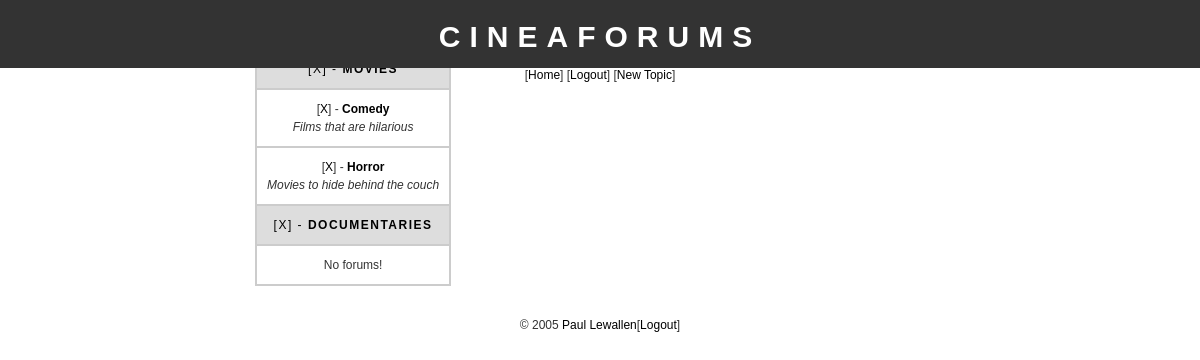
The page / (signed in) on the database its author committed.
### tables this page shows
CREATE TABLE IF NOT EXISTS `categories` (
  `id` tinyint(4) NOT NULL AUTO_INCREMENT,
  `name` varchar(50) NOT NULL,
  PRIMARY KEY (`id`)
);

CREATE TABLE IF NOT EXISTS `forums` (
  `id` tinyint(4) NOT NULL AUTO_INCREMENT,
  `cat_id` tinyint(4) NOT NULL,
  `name` varchar(30) NOT NULL,
  `description` varchar(255) NOT NULL,
  PRIMARY KEY (`id`)
);

### index.php (the view)
<?php
require("header.php");
if(isset($_SESSION['ADMIN']) == TRUE) {
    echo "[<a href='addcat.php'>Add new category</a>]";
    echo "[<a href='addforum.php'>Add new forum</a>]";
}
$catsql = "SELECT * FROM categories;";
$catresult = mysql_query($catsql) or die(mysql_error());
echo "<table cellspacing=0>";
while($catrow = mysql_fetch_assoc($catresult)) {
    echo "<tr class='head'><td colspan=2>";
    if($_SESSION['ADMIN']) {
        echo
                "[<a href='delete.php?func=cat&id="
                . $forumrow['id'] . "'>X</a>] - ";
    }
    echo "<strong>" . $catrow['name'] . "</strong></td>";
    echo "<tr>";
    $forumsql = "SELECT * FROM
forums WHERE cat_id = " . $catrow['id'] . ";";
    $forumresult = mysql_query($forumsql);
    $forumnumrows = mysql_num_rows($forumresult);
    if($forumnumrows == 0) {
        echo "<tr><td>No forums!</td></tr>";
    }
    else {
        while($forumrow = mysql_fetch_assoc($forumresult)) {
            echo "<tr>";
            echo "<td>";
            if($_SESSION['ADMIN']) {
                echo
                        "[<a href='delete.php?func=forum&id="
                        . $forumrow['id'] . "'>X</a>] - ";
            }
            echo "<strong><a
href='viewforum.php?id="
                    . $forumrow['id'] . "'>" .
                    $forumrow['name'] . "</a></strong>";
            echo "<br/><i>" . $forumrow['description'] . "</i>";
            echo "</td>";
            echo "</tr>";
        }
    }
}
echo "</table>";
require("footer.php");
?>

### css/stylesheet.css (style rules this page uses)
body { font-family: "trebuchet ms", verdana, sans-serif; font-size: 12px; line-height: 1.5em; color: #333; background: #ffffff; margin: 0; padding: 0; text-align: center; width: 100%; }
a:link { text-decoration: none; color: #000; }
table { border: thin solid #cccccc; background: #ffffff; }
tr.head { letter-spacing: 1.5px;background: #dddddd; color: #000000; text-transform: uppercase; border-top: thick solid #eeeeee; border-bottom: thin solid #cccccc; }
td { border: thin solid #cccccc; padding: 10px; }

### rows shown on the page
categories: name "MOVIES"
forums: name "Comedy", description "Films that are hilarious"
forums: name "Horror", description "Movies to hide behind the couch"
categories: name "DOCUMENTARIES", shows "No forums!"

### other values the page prints
$config_forumsname "CINEAFORUMS"
$config_admin "Paul Lewallen"
